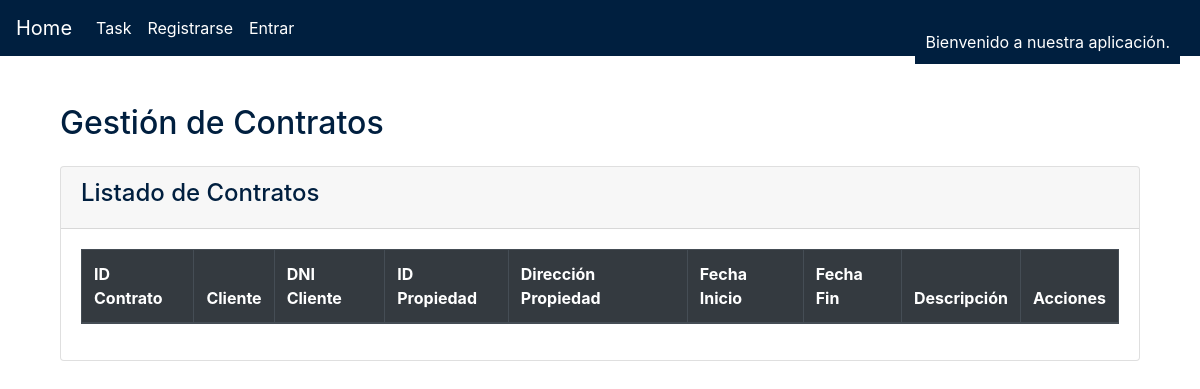
The page /contratos/ on the database as committed earlier.
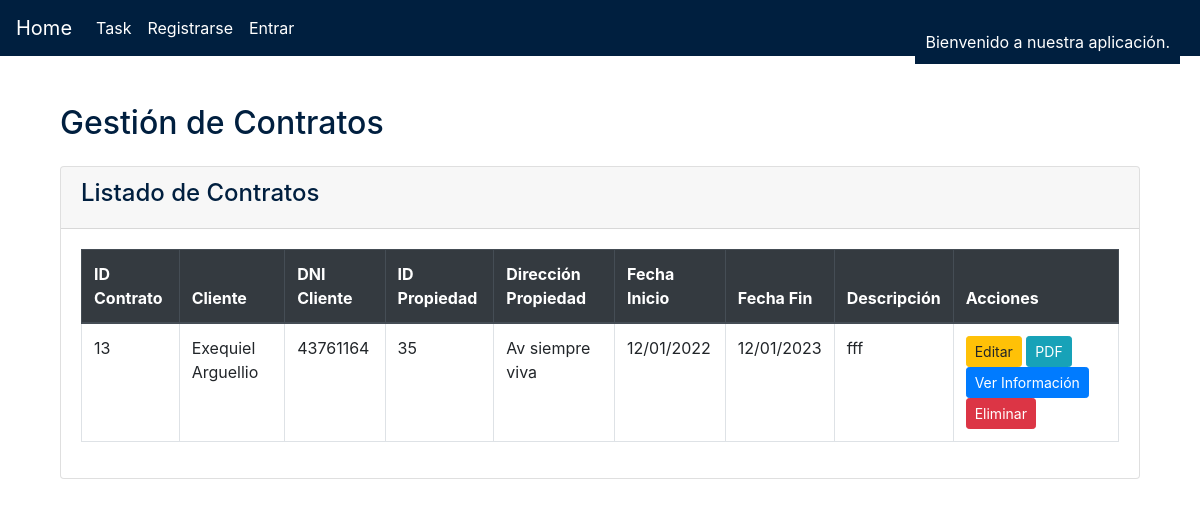
The same page on the database as committed later.
### tasks/models.py (models this page shows, shortened)
class Contrato(models.Model):
    id_contrato = models.AutoField(primary_key=True)
    cliente = models.ForeignKey(Cliente, on_delete=models.CASCADE)
    propiedades = models.ForeignKey(Propiedades, on_delete=models.CASCADE)
    fecha_inicio = models.DateField()
    fecha_fin = models.DateField()
    descripcion = models.TextField()

class Cliente(models.Model):
    dni = models.CharField(max_length=50, primary_key=True)
    nombre_cliente = models.CharField(max_length=200)
    tel_cliente = models.CharField(max_length=50)
    email_cliente = models.EmailField()
    direccion_cliente = models.CharField(max_length=300)

class Propiedades(models.Model):
    ID_prop = models.AutoField(primary_key=True)
    cliente = models.ForeignKey(Cliente, on_delete=models.CASCADE)
    area_total = models.FloatField()
    nro_habitaciones = models.IntegerField()
    precio_alq = models.DecimalField(max_digits=10, decimal_places=2)
    descripcion = models.TextField()
    direccion = models.CharField(max_length=255, null=True, blank=True)
    foto1 = models.ImageField(upload_to='propiedades/fotos/', null=True, blank=True, default='propiedades/fotos/default.jpg')
    foto2 = models.ImageField(upload_to='propiedades/fotos/', null=True, blank=True, default='propiedades/fotos/default.jpg')
    foto3 = models.ImageField(upload_to='propiedades/fotos/', null=True, blank=True, default='propiedades/fotos/default.jpg')

### tasks/views.py (the view)
# urls.py: path('contratos/', views.listar_contratos, name='listar_contratos'),
def listar_contratos(request):
    contratos = Contrato.objects.all()
    for contrato in contratos:
        contrato.fecha_inicio = contrato.fecha_inicio.strftime('%d/%m/%Y')
        contrato.fecha_fin = contrato.fecha_fin.strftime('%d/%m/%Y')
    return render(request, 'contratos.html', {'contratos': contratos})

### tasks/templates/contratos.html (shortened to what this page needs)
{% extends "base.html" %}
{% load widget_tweaks %}
{% block content %}
<div class="container mt-5">
    <div class="row">
        <div class="col-md-12">
            <h2 class="mb-4">Gestión de Contratos</h2>
                <div class="card">
                    <div class="card-header">
                        <h4>Listado de Contratos</h4>
                    </div>
                    <div class="card-body">
                        <table class="table table-bordered">
                            <thead class="thead-dark">
                                <tr>
                                    <th>ID Contrato</th>
                                    <th>Cliente</th>
                                    <th>DNI Cliente</th>
                                    <th>ID Propiedad</th>
                                    <th>Dirección Propiedad</th>
                                    <th>Fecha Inicio</th>
                                    <th>Fecha Fin</th>
                                    <th>Descripción</th>
                                    <th>Acciones</th>
                                </tr>
                            </thead>
                            <tbody>
                                {% for contrato in contratos %}
                                <tr>
                                    <td>{{ contrato.id_contrato }}</td>
                                    <td>{{ contrato.cliente.nombre_cliente }}</td>
                                    <td>{{ contrato.cliente.dni }}</td>
                                    <td>{{ contrato.propiedades.ID_prop }}</td>
                                    <td>{{ contrato.propiedades.direccion }}</td>
                                    <td>{{ contrato.fecha_inicio }}</td>
                                    <td>{{ contrato.fecha_fin }}</td>
                                    <td>{{ contrato.descripcion }}</td>
                                    <td>
                                        <a href="{% url 'actualizar_contrato' contrato.id_contrato %}" class="btn btn-sm btn-warning"> Editar</a>
                                        <a href="#" class="btn btn-sm btn-info"> PDF</a>
                                        <button type="button" class="btn btn-sm btn-primary" data-toggle="modal" data-target="#contractDetails{{ contrato.id_contrato }}"> Ver Información</button>
                                        <form action="{% url 'eliminar_contrato' contrato.id_contrato %}" method="post" style="display: inline;">
                                            <button type="submit" class="btn btn-sm btn-danger" onclick="return confirmDelete()"> Eliminar</button>
                                        </form>
                                    </td>
                                </tr>
                                {% endfor %}
                            </tbody>
                        </table>
                    </div>
                </div>
            </div>
        </div>
    </div>
    {% endblock %}

Rows that differ between the two databases and show on the page:
added Contrato: id_contrato "13", cliente.nombre_cliente "Exequiel Arguellio", cliente.dni "43761164", propiedades.ID_prop "35", propiedades.direccion "Av siempre viva", fecha_inicio "12/01/2022", fecha_fin "12/01/2023", descripcion "fff"
